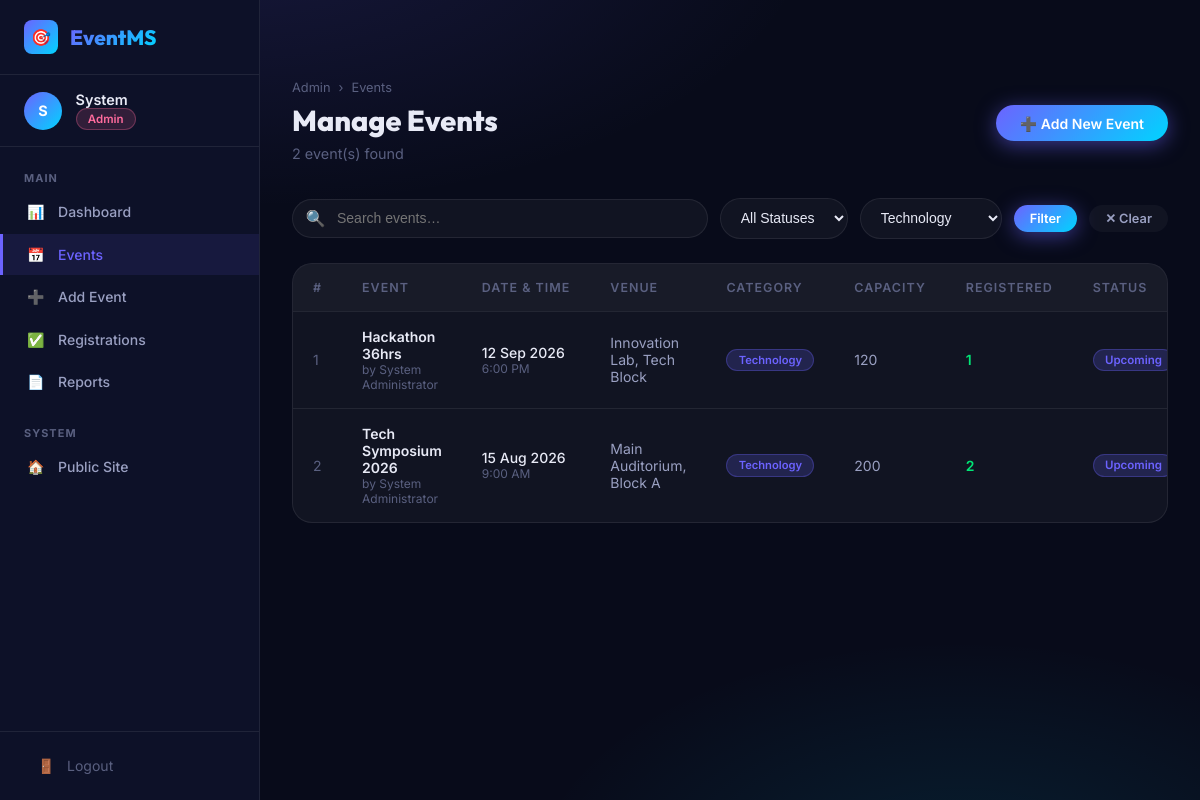
The page /admin/events.php?category=Technology (signed in) on the database its author committed.
### tables this page shows
CREATE TABLE IF NOT EXISTS events (
  id           INT AUTO_INCREMENT PRIMARY KEY,
  title        VARCHAR(200)                                               NOT NULL,
  description  TEXT                                                       DEFAULT NULL,
  event_date   DATE                                                       NOT NULL,
  event_time   TIME                                                       DEFAULT NULL,
  venue        VARCHAR(200)                                               DEFAULT NULL,
  capacity     INT UNSIGNED                                               NOT NULL DEFAULT 100,
  category     VARCHAR(80)                                                DEFAULT 'General',
  status       ENUM('upcoming','ongoing','completed','cancelled')         NOT NULL DEFAULT 'upcoming',
  banner_color VARCHAR(20)                                               DEFAULT '#6c63ff',
  created_by   INT                                                        NOT NULL,
  created_at   TIMESTAMP                                                  NOT NULL DEFAULT CURRENT_TIMESTAMP,
  updated_at   TIMESTAMP                                                  NOT NULL DEFAULT CURRENT_TIMESTAMP ON UPDATE CURRENT_TIMESTAMP,
  CONSTRAINT fk_event_creator FOREIGN KEY (created_by) REFERENCES users (id) ON DELETE RESTRICT,
  INDEX idx_event_date   (event_date),
  INDEX idx_event_status (status)
);

CREATE TABLE IF NOT EXISTS users (
  id          INT AUTO_INCREMENT PRIMARY KEY,
  name        VARCHAR(100)                    NOT NULL,
  email       VARCHAR(100)                    NOT NULL UNIQUE,
  password    VARCHAR(255)                    NOT NULL,
  role        ENUM('admin','student')         NOT NULL DEFAULT 'student',
  department  VARCHAR(100)                    DEFAULT NULL,
  year        TINYINT UNSIGNED                DEFAULT NULL,   
  phone       VARCHAR(20)                     DEFAULT NULL,
  avatar      VARCHAR(255)                    DEFAULT NULL,
  created_at  TIMESTAMP                       NOT NULL DEFAULT CURRENT_TIMESTAMP,
  updated_at  TIMESTAMP                       NOT NULL DEFAULT CURRENT_TIMESTAMP ON UPDATE CURRENT_TIMESTAMP,
  INDEX idx_email (email),
  INDEX idx_role  (role)
);

### admin/events.php (the view, shortened to what this page needs)
<?php
$db   = getDB();
$search   = trim($_GET['q'] ?? '');
$status   = $_GET['status'] ?? '';
$category = $_GET['category'] ?? '';
$where  = ['1=1'];
$params = [];
if ($category) { $where[] = "e.category=?"; $params[] = $category; }
$sql = "SELECT e.*, u.name AS creator_name,
          (SELECT COUNT(*) FROM registrations r WHERE r.event_id=e.id AND r.status='registered') AS reg_count
        FROM events e JOIN users u ON e.created_by=u.id
        WHERE " . implode(' AND ', $where) . "
        ORDER BY e.event_date DESC";
$stmt = $db->prepare($sql);
$stmt->execute($params);
$events = $stmt->fetchAll();
$categories = $db->query("SELECT DISTINCT category FROM events ORDER BY category")->fetchAll(PDO::FETCH_COLUMN);
include '../includes/admin_layout.php';
?>
<div class="page-header">
  <div>
    <div class="breadcrumb"><a href="dashboard.php">Admin</a><span class="breadcrumb-sep">›</span> Events</div>
    <h1 class="page-title">Manage Events</h1>
    <p class="page-subtitle"><?= count($events) ?> event(s) found</p>
  </div>
  <a href="event_add.php" class="btn btn-primary">➕ Add New Event</a>
</div>
<form method="GET" action="events.php" class="filter-bar">
  <div class="search-box">
    <span class="search-icon">🔍</span>
    <input type="text" name="q" placeholder="Search events…" value="<?= htmlspecialchars($search) ?>">
  </div>
  <select name="status" class="filter-select" onchange="this.form.submit()">
    <option value="">All Statuses</option>
  </select>
  <select name="category" class="filter-select" onchange="this.form.submit()">
    <?php foreach ($categories as $cat): ?>
    <option value="<?= htmlspecialchars($cat) ?>" <?= $category===$cat?'selected':'' ?>><?= htmlspecialchars($cat) ?></option>
    <?php endforeach; ?>
  </select>
  <button type="submit" class="btn btn-primary btn-sm">Filter</button>
  <?php if ($search||$status||$category): ?>
  <a href="events.php" class="btn btn-ghost btn-sm">✕ Clear</a>
  <?php endif; ?>
</form>
<div class="table-wrapper">
  <div class="table-scroll">
    <table>
      <thead>
        <tr>
          <th>#</th>
          <th>Event</th>
          <th>Date & Time</th>
          <th>Venue</th>
          <th>Category</th>
          <th>Capacity</th>
          <th>Registered</th>
          <th>Status</th>
        </tr>
      </thead>
      <tbody>
        <?php foreach ($events as $i => $ev): ?>
        <tr>
          <td class="text-muted"><?= $i+1 ?></td>
          <td>
            <div class="td-bold" style="max-width:200px;"><?= htmlspecialchars($ev['title']) ?></div>
            <div style="font-size:0.75rem;color:var(--text-muted);">by <?= htmlspecialchars($ev['creator_name']) ?></div>
          </td>
          <td>
            <div style="font-weight:500;color:var(--text-primary);"><?= date('d M Y', strtotime($ev['event_date'])) ?></div>
            <div style="font-size:0.75rem;color:var(--text-muted);"><?= $ev['event_time'] ? date('g:i A', strtotime($ev['event_time'])) : '—' ?></div>
          </td>
          <td style="max-width:140px;color:var(--text-secondary);"><?= htmlspecialchars($ev['venue']) ?></td>
          <td><span class="badge badge-upcoming" style="font-size:0.7rem;"><?= htmlspecialchars($ev['category']) ?></span></td>
          <td><?= $ev['capacity'] ?></td>
          <td>
            <span style="color:<?= $ev['reg_count']>=$ev['capacity']?'var(--clr-red)':'var(--clr-green)' ?>;font-weight:600;">
              <?= $ev['reg_count'] ?>
            </span>
          </td>
          <td><span class="badge badge-<?= $ev['status'] ?>"><?= htmlspecialchars($ev['status']) ?></span></td>
        </tr>
        <?php endforeach; ?>
      </tbody>
    </table>
  </div>
</div>
<?php include '../includes/admin_layout_end.php'; ?>

### rows shown on the page
events: title "Hackathon 36hrs", created_by.name "System Administrator", event_date "12 Sep 2026", event_time "6:00 PM", venue "Innovation Lab, Tech Block", category "Technology", capacity "120", reg_count "1", status "Upcoming"
events: title "Tech Symposium 2026", created_by.name "System Administrator", event_date "15 Aug 2026", event_time "9:00 AM", venue "Main Auditorium, Block A", category "Technology", capacity "200", reg_count "2", status "Upcoming"

### other values the page prints
substr($user['name'],0,1) "S"
explode(' ',$user['name'])[0] "System"
count($events) "2"
form field category "Technology"
